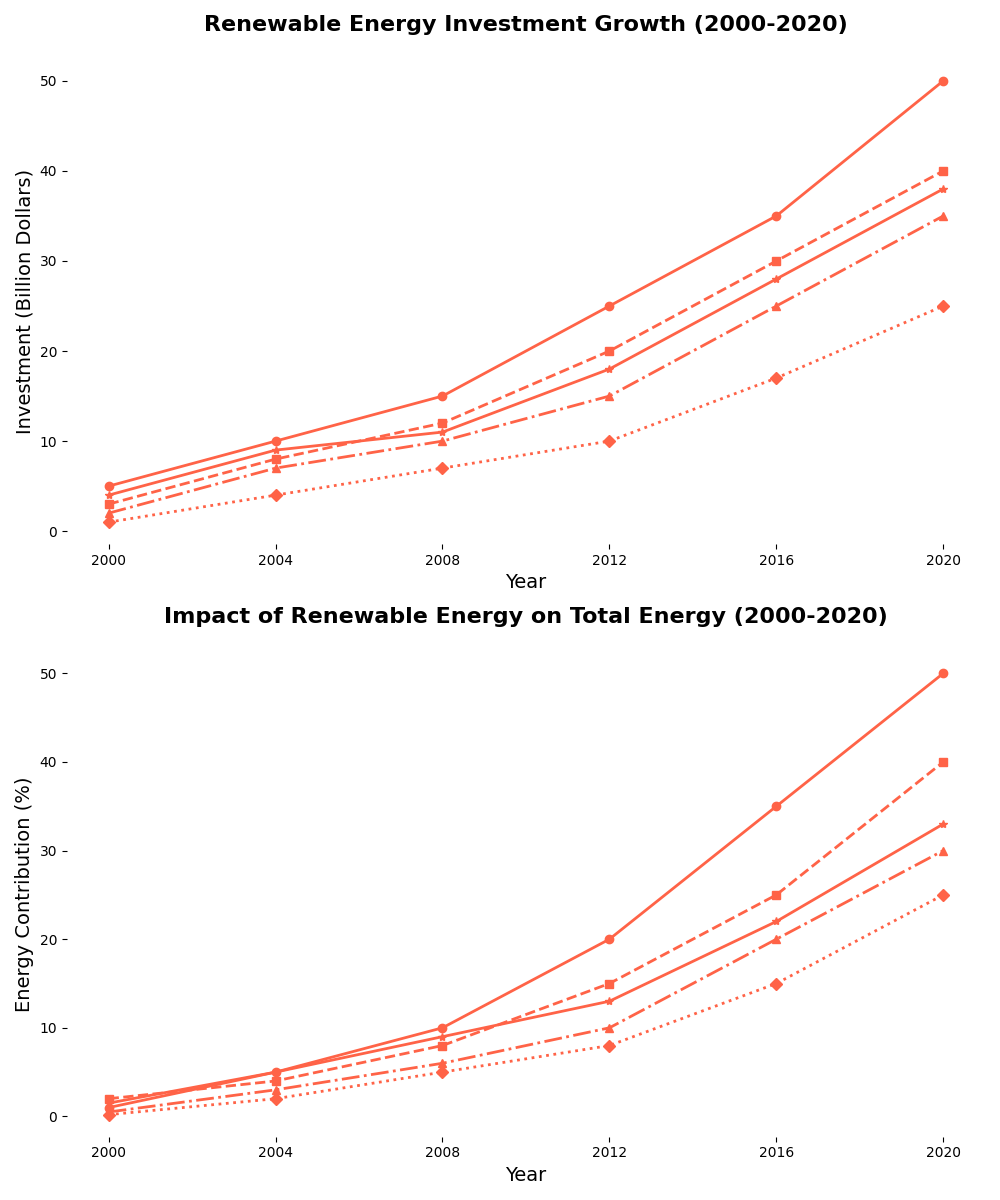

Recreate this plot in Python.
import matplotlib.pyplot as plt
import numpy as np

years = np.arange(2000, 2021, 4)

solaria_investment = [5, 10, 15, 25, 35, 50]
ventura_investment = [3, 8, 12, 20, 30, 40]
hydrona_investment = [2, 7, 10, 15, 25, 35]
geotherma_investment = [1, 4, 7, 10, 17, 25]
aquatera_investment = [4, 9, 11, 18, 28, 38]

solaria_impact = [1, 5, 10, 20, 35, 50]
ventura_impact = [2, 4, 8, 15, 25, 40]
hydrona_impact = [0.5, 3, 6, 10, 20, 30]
geotherma_impact = [0.2, 2, 5, 8, 15, 25]
aquatera_impact = [1.5, 5, 9, 13, 22, 33]

fig, (ax1, ax2) = plt.subplots(nrows=2, ncols=1, figsize=(10, 12))

# Use a single color for all plots
color = '#FF6347'  # Tomato color

# First subplot
ax1.plot(years, solaria_investment, marker='o', linestyle='-', color=color, linewidth=2)
ax1.plot(years, ventura_investment, marker='s', linestyle='--', color=color, linewidth=2)
ax1.plot(years, hydrona_investment, marker='^', linestyle='-.', color=color, linewidth=2)
ax1.plot(years, geotherma_investment, marker='D', linestyle=':', color=color, linewidth=2)
ax1.plot(years, aquatera_investment, marker='*', linestyle='-', color=color, linewidth=2)

ax1.set_title('Renewable Energy Investment Growth (2000-2020)', fontsize=16, weight='bold', pad=20)
ax1.set_xlabel('Year', fontsize=14)
ax1.set_ylabel('Investment (Billion Dollars)', fontsize=14)
ax1.set_xticks(years)

for spine in ax1.spines.values():
    spine.set_visible(False)

# Second subplot
ax2.plot(years, solaria_impact, marker='o', linestyle='-', color=color, linewidth=2)
ax2.plot(years, ventura_impact, marker='s', linestyle='--', color=color, linewidth=2)
ax2.plot(years, hydrona_impact, marker='^', linestyle='-.', color=color, linewidth=2)
ax2.plot(years, geotherma_impact, marker='D', linestyle=':', color=color, linewidth=2)
ax2.plot(years, aquatera_impact, marker='*', linestyle='-', color=color, linewidth=2)

ax2.set_title('Impact of Renewable Energy on Total Energy (2000-2020)', fontsize=16, weight='bold', pad=20)
ax2.set_xlabel('Year', fontsize=14)
ax2.set_ylabel('Energy Contribution (%)', fontsize=14)
ax2.set_xticks(years)

for spine in ax2.spines.values():
    spine.set_visible(False)

plt.tight_layout()
plt.show()
